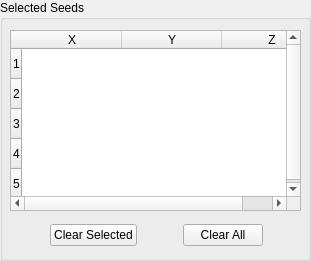
   <widget class="QGroupBox" name="groupBox_4" >
    <property name="geometry" >
     <rect>
      <x>10</x>
      <y>60</y>
      <width>311</width>
      <height>261</height>
     </rect>
    </property>
    <property name="title" >
     <string>Selected Seeds</string>
    </property>
    <widget class="QWidget" name="layoutWidget" >
     <property name="geometry" >
      <rect>
       <x>11</x>
       <y>221</y>
       <width>291</width>
       <height>29</height>
      </rect>
     </property>
     <layout class="QHBoxLayout" >
      <property name="margin" >
       <number>0</number>
      </property>
      <property name="spacing" >
       <number>6</number>
      </property>
      <item>
       <spacer>
        <property name="orientation" >
         <enum>Qt::Horizontal</enum>
        </property>
        <property name="sizeHint" >
         <size>
          <width>40</width>
          <height>20</height>
         </size>
        </property>
       </spacer>
      </item>
      <item>
       <widget class="QPushButton" name="m_clear" >
        <property name="text" >
         <string>Clear Selected</string>
        </property>
       </widget>
      </item>
      <item>
       <spacer>
        <property name="orientation" >
         <enum>Qt::Horizontal</enum>
        </property>
        <property name="sizeHint" >
         <size>
          <width>40</width>
          <height>20</height>
         </size>
        </property>
       </spacer>
      </item>
      <item>
       <widget class="QPushButton" name="m_clearAll" >
        <property name="text" >
         <string>Clear All</string>
        </property>
       </widget>
      </item>
      <item>
       <spacer>
        <property name="orientation" >
         <enum>Qt::Horizontal</enum>
        </property>
        <property name="sizeHint" >
         <size>
          <width>40</width>
          <height>20</height>
         </size>
        </property>
       </spacer>
      </item>
     </layout>
    </widget>
    <widget class="QTableWidget" name="m_seed" >
     <property name="geometry" >
      <rect>
       <x>10</x>
       <y>30</y>
       <width>291</width>
       <height>181</height>
      </rect>
     </property>
     <property name="sizePolicy" >
      <sizepolicy>
       <hsizetype>0</hsizetype>
       <vsizetype>0</vsizetype>
       <horstretch>0</horstretch>
       <verstretch>0</verstretch>
      </sizepolicy>
     </property>
     <property name="autoFillBackground" >
      <bool>false</bool>
     </property>
     <property name="lineWidth" >
      <number>1</number>
     </property>
     <property name="alternatingRowColors" >
      <bool>false</bool>
     </property>
     <property name="selectionMode" >
      <enum>QAbstractItemView::SingleSelection</enum>
     </property>
     <property name="selectionBehavior" >
      <enum>QAbstractItemView::SelectRows</enum>
     </property>
     <property name="textElideMode" >
      <enum>Qt::ElideMiddle</enum>
     </property>
     <property name="verticalScrollMode" >
      <enum>QAbstractItemView::ScrollPerPixel</enum>
     </property>
     <property name="horizontalScrollMode" >
      <enum>QAbstractItemView::ScrollPerPixel</enum>
     </property>
     <property name="showGrid" >
      <bool>false</bool>
     </property>
     <property name="gridStyle" >
      <enum>Qt::SolidLine</enum>
     </property>
     <property name="rowCount" >
      <number>5</number>
     </property>
     <row/>
     <row/>
     <row/>
     <row/>
     <row/>
     <column>
      <property name="text" >
       <string>X</string>
      </property>
     </column>
     <column>
      <property name="text" >
       <string>Y</string>
      </property>
     </column>
     <column>
      <property name="text" >
       <string>Z</string>
      </property>
     </column>
    </widget>
   </widget>
